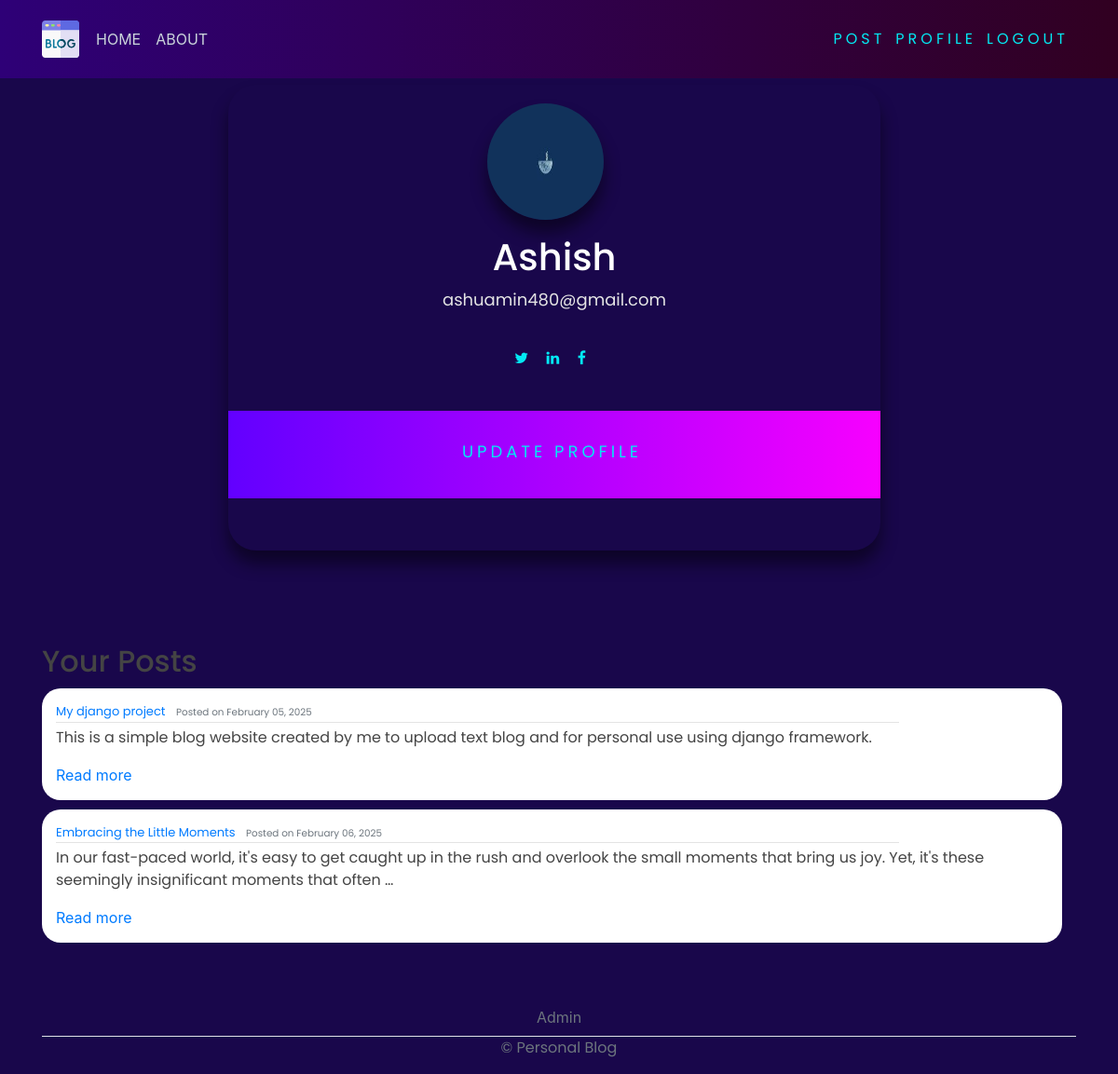
The page /profile/ (signed in) on the database its author committed.
### users/models.py (models this page shows, shortened)
class Profile(models.Model):
    user = models.OneToOneField(User, on_delete=models.CASCADE)
    image = models.ImageField(default='default.jpg', upload_to='profile_pics')

### blog/models.py (models this page shows, shortened)
class Post(models.Model):
    title = models.CharField(max_length=200)
    content = models.TextField()
    date_posted = models.DateTimeField(default=timezone.now)
    last_updated = models.DateTimeField(auto_now=True)
    author = models.ForeignKey(User, on_delete=models.CASCADE)
    image = models.ImageField(upload_to='post_images', blank=True, null=True)

### users/views.py (the view)
# urls.py: path('profile/', user_views.profile, name="profile"),
@login_required
def profile(request):
    user_posts = Post.objects.filter(author=request.user)
    context = {
        'user_posts': user_posts
    }
    return render(request, 'users/profile.html',context)

### users/templates/users/profile.html (shortened to what this page needs)
{% extends 'blog/base.html' %}
{% block content %}
{% load crispy_forms_tags %}
    <link rel="stylesheet" href="https://cdnjs.cloudflare.com/ajax/libs/font-awesome/4.7.0/css/font-awesome.min.css">
        <div class="cardd" style="width: 700px; height: 500px; justify-content: center;margin-top: 10px;margin-left: 200px;">
          <div class="m-b-25"> <img class="rounded-circle account-img" id="profile-img" src="{{ user.profile.image.url }}" class="img-radius" alt="User-Profile-Image"> </div>
          <h1 id="profile-h1">{{user.username|title}}</h1>
          <p class="title">{{user.email}}</p>
          <a href="#" id="auth-links"><i class="fa fa-twitter"></i></a>
          <a href="#" id="auth-links"><i class="fa fa-linkedin"></i></a>
          <a href="#" id="auth-links"><i class="fa fa-facebook"></i></a>
          <p><button id="btn-profile"><a href="{% url 'profile-update' %}" id="auth-links">
            Update Profile
        </a></button></p>
        </div>
        <h2>Your Posts</h2>
    {% for post in user_posts %}
        <article class="media content-section">
            <div class="media-body">
                <div class="article-metadata">
                    <a class="mr-2" href="{% url 'blog-detail' post.id %}">{{ post.title }}</a>
                    <small class="text-muted">Posted on {{ post.date_posted|date:"F d, Y" }}</small>
                </div>
                <p class="article-content">{{ post.content|truncatewords:30 }}</p>
                <a href="{% url 'blog-detail' post.id %}">Read more</a>
            </div>
        </article>
    {% endfor %}
{% endblock content %}

### blog/static/blog/main.css (style rules this page uses)
body { background-color: rgb(25, 7, 75); margin-top: 5rem; }
h1, h2, h3, h4, h5, h6, p { color: #444444; font-family: 'Poppins', sans-serif; }
.content-section { background: #ffffff; border-radius: 20px; margin-top: 10px; width: 150%; padding: 15px; box-sizing: border-box; overflow-wrap: break-word; word-wrap: break-word; word-break: break-word; overflow: hidden; }
.article-content { white-space: normal; word-wrap: break-word; overflow-wrap: break-word; justify-content:left; text-align:initial; }
.article-metadata { font-family: 'Poppins', sans-serif; padding-bottom: 1px; margin-bottom: 4px; font-size: 13px; border-bottom: 1px solid #e3e3e3; width : 85% }
.account-img { height: 125px; width: 125px; margin-right: 20px; margin-bottom: 16px; }
#auth-links { font-family: 'Poppins', sans-serif; position: relative; display: inline-block; padding: 12px 3px; margin: 10px 0; color: #03e9f4; text-decoration: none; text-transform: uppercase; transition: 0.5s; letter-spacing: 4px; overflow: hidden; margin-right: 5px; }
.cardd { margin: 100px; text-align: center; border-radius: 30px; padding-left: auto; box-shadow: 0 14px 18px 0 rgba(0, 0, 0, 0.486); }
#profile-h1 { color: rgb(255, 255, 255); font-family: 'Poppins', sans-serif; align-items: center; }
.title { font-family: 'Poppins', sans-serif; color: rgb(228, 228, 228); font-size: 18px; text-align: center; }
button { font-family: 'Poppins', sans-serif; border: none; outline: 0; display: inline-block; padding: 8px; color: white; background-color: #000; text-align: center; cursor: pointer; width: 100%; font-size: 18px; background: linear-gradient(270deg, rgb(247, 0, 255) 0%, rgb(98, 0, 255) 100%); }
#profile-img { margin-top: 20px; box-shadow: 0 14px 18px 0 rgba(0, 0, 0, 0.486); border-radius: 50px; }

### rows shown on the page
Post: title "My django project", date_posted "February 05, 2025", content "This is a simple blog website created by me to upload text blog and for personal use using django framework."
Post: title "Embracing the Little Moments", date_posted "February 06, 2025", content "In our fast-paced world, it's easy to get caught up in the rush and overlook the small moments that bring us joy. Yet, it's these seemingly insignificant moments that often …"

### other values the page prints
{{ user.username|title }} "Ashish"
{{ user.email }} "ashuamin480@gmail.com"
